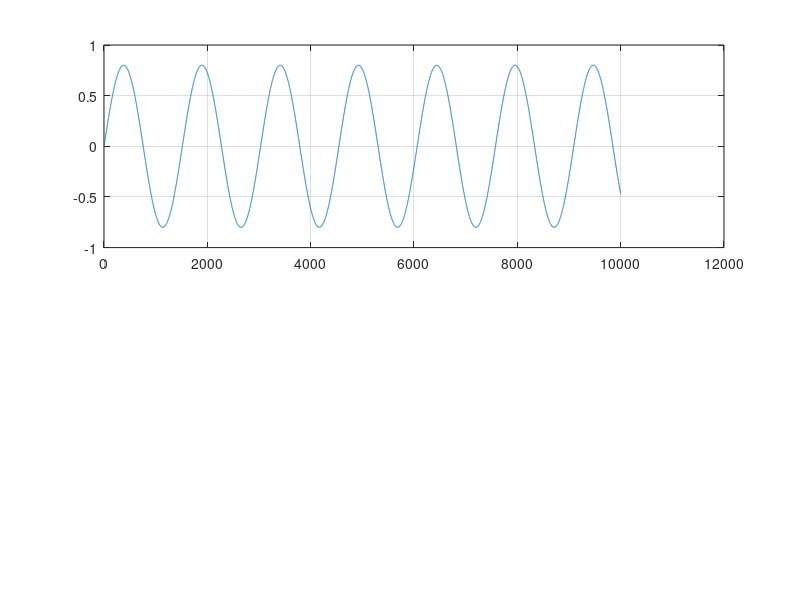

Here is the MATLAB script that generated this plot: (Note: this script raises an error after producing the figure.)
f=0.33;     
t=0:0.002:20;                        %rezolutie 0.002
A=0.8
y=A*sin(2*pi*f*t);
y_mono=zeros(size(y));               %i-am dat sirului y_mono 0 cu ajutorul functiei care da un vector de 0-uri
subplot(2,1,1);                      %am divizat fereastra grafica in doua; prima e pentru semnal initial, a doua pentru semnal redresat
plot(y);
grid
for n=1:lenght(y);                   
    if y(n)>0                        %daca valoarea semnalului in puctul n este pozitiva, y_mono ia valoarea lui y initial
        y_mono(n)=y(n);
    else y(n)<=0                     %daca valoarea semnalului in punctul n e negativa, y_mono e 0
            y_mono(n)=0;
    end
         
end


subplot(2,1,2)                       %afiseaza semnalul redresat monoalternanta
plot(y)
grid on;

